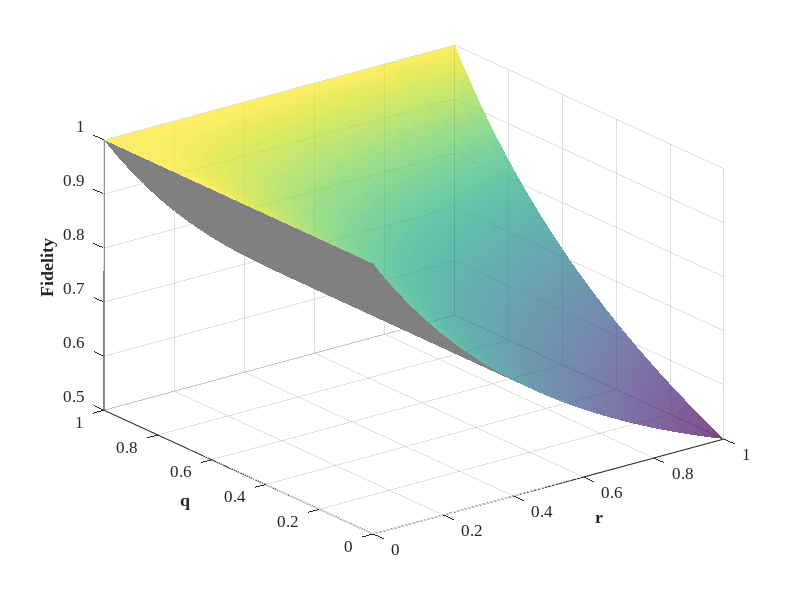
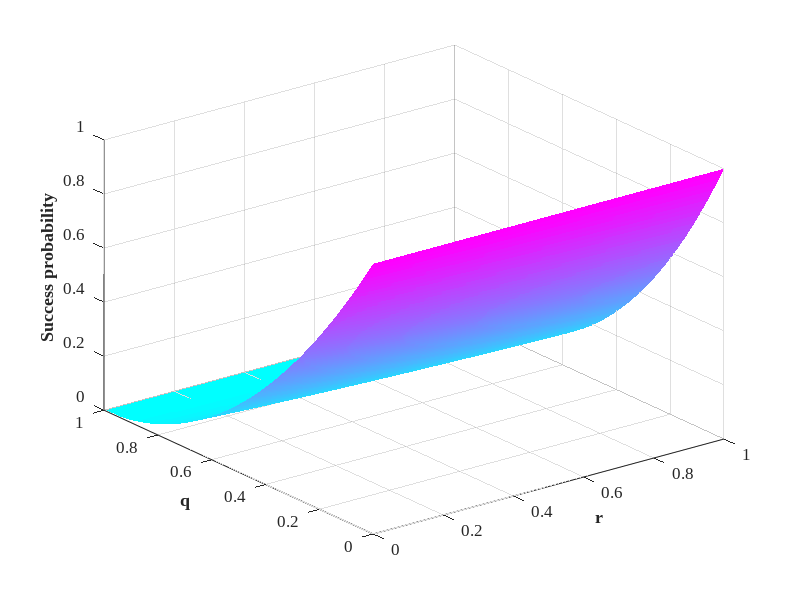

These charts were generated, in order, by the following MATLAB code:
clear;
clc;
close all;

[r, q] = meshgrid(0:0.01:1, 0:0.01:1);

% Compute fidw and fider
fidw = 1./(1 + r.*(1 - q));
fider = 1./(1 + r);
p=((1-q).^2.*(r-q.*r+1))./(1+r); %Weak measurements success probability
%p=((1-q).^2.*(r-q.*r+1)).*(1-r)./2; %Entanglement swapping success probability


figure(1);
% Set font and color settings
set(gcf, 'DefaultAxesFontSize', 12, 'DefaultAxesFontName', 'Times New Roman');
surf(r, q, fidw, 'EdgeColor', 'none', 'FaceAlpha', 0.7);
hold on;
surf(r, q, fider, 'EdgeColor', 'none', 'FaceAlpha', 1,  'FaceColor', [0.5, 0.5, 0.5]);
xlabel('r', 'FontWeight', 'bold');
ylabel('q', 'FontWeight', 'bold');
zlabel('Fidelity', 'FontWeight', 'bold');
axis tight;


figure(2);
set(gcf, 'DefaultAxesFontSize', 12, 'DefaultAxesFontName', 'Times New Roman');
surf(r, q, p, 'EdgeColor', 'none');
colormap("cool"); 
xlabel('r', 'FontWeight', 'bold');
ylabel('q', 'FontWeight', 'bold');
zlabel('Success probability', 'FontWeight', 'bold');
%zlabel('Entanglement swapping success probability', 'FontWeight', 'bold');
axis tight;